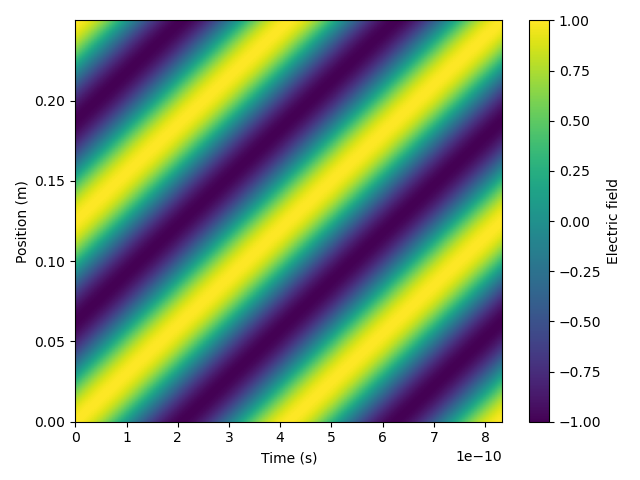

This figure's Python source:
#!/usr/bin/env python

import numpy as n
import matplotlib.pyplot as plt
import scipy.constants as c

f = 2.4e9
wavelength = c.c/f

t=n.linspace(0,2/f,num=1000)
x=n.linspace(0,2*wavelength,num=1000)

ct,cx=n.meshgrid(t,x)

plt.pcolormesh(ct,cx,n.real(n.exp(1j*2.0*n.pi*cx/wavelength)*n.exp(1j*2.0*n.pi*f*ct)),vmin=-1,vmax=1)
cb=plt.colorbar()
cb.set_label("Electric field")
plt.xlabel("Time (s)")
plt.ylabel("Position (m)")
plt.tight_layout()
plt.savefig("em_plane_wave.png")
plt.show()
